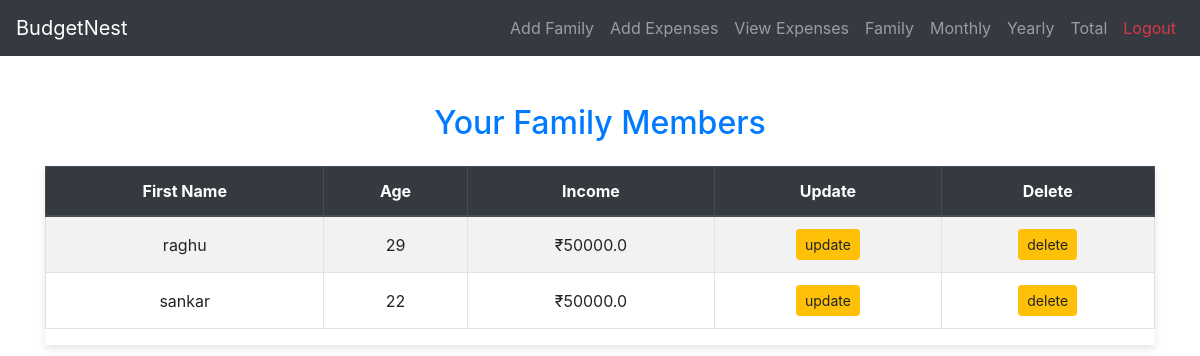
/seefamily/ (signed in), run on the app's committed database.
### family/models.py (models this page shows, shortened)
class FamilyMembers(models.Model): # contains family details
    familyLead = models.ForeignKey(User, on_delete=models.CASCADE)
    firstname = models.CharField(max_length=100)
    age = models.IntegerField()
    income = models.FloatField(max_length=5000000000000000)

### family/views.py (the view)
# urls.py: path('seefamily/', views.seefamily, name='seefamily'),  # display family member details
@login_required
@never_cache
def seefamily(request):
    family_member = FamilyMembers.objects.all()
    return render(request,'seefamily.html',{'data':family_member})

### templates/seefamily.html (shortened to what this page needs)
{% extends 'base.html' %}
{% load static %}
{% block content %}
<link href="{% static 'css/seefamily.css' %}" rel="stylesheet">
<div class="container mt-5">
    <h2 class="text-center mb-4 text-primary">Your Family Members</h2>
    {% if data %}
        <div class="table-responsive family-table">
            <table class="table table-striped table-bordered table-hover">
                <thead class="thead-dark">
                    <tr>
                        <th class="text-center">First Name</th>
                        <th class="text-center">Age</th>
                        <th class="text-center">Income</th>
                        <th class="text-center">Update</th>
                        <th class="text-center">Delete</th>
                    </tr>
                </thead>
                <tbody>
                    {% for member in data %}
                        <tr>
                            <td class="text-center">{{ member.firstname }}</td>
                            <td class="text-center">{{ member.age }}</td>
                            <td class="text-center">₹{{ member.income }}</td>
                            <td class="text-center">
                                <a href="{% url 'updatefamily' member.id %}" class ="btn btn-warning btn btn-sm">update</a>
                            </td>
                            <td class="text-center">
                                <a href="{% url 'deletefamily' member.id %}" class ="btn btn-warning btn btn-sm" onclick="return confirm('are u sure want to delete?')">delete</a>
                            </td>
                        </tr>
                    {% endfor %}
                </tbody>
            </table>
        </div>
    {% else %}
        <div class="no-members">
            <p>No family members added yet.</p>
            <a href="{% url 'addfamily' %}" class="btn btn-primary">Add a Family Member</a>
        </div>
    {% endif %}
</div>
{% endblock %}

### static/css/seefamily.css (style rules this page uses)
.family-table { margin-top: 20px; box-shadow: 0 4px 8px rgba(0, 0, 0, 0.1); }
.table th { background-color: #007bff; color: white; }
.table td { vertical-align: middle; }

### templates/base.html (style rules this page uses)
body { margin: 0; padding-top: 56px; }

### data on the page
FamilyMembers: firstname "raghu", age "29", income "50000.0"
FamilyMembers: firstname "sankar", age "22", income "50000.0"
